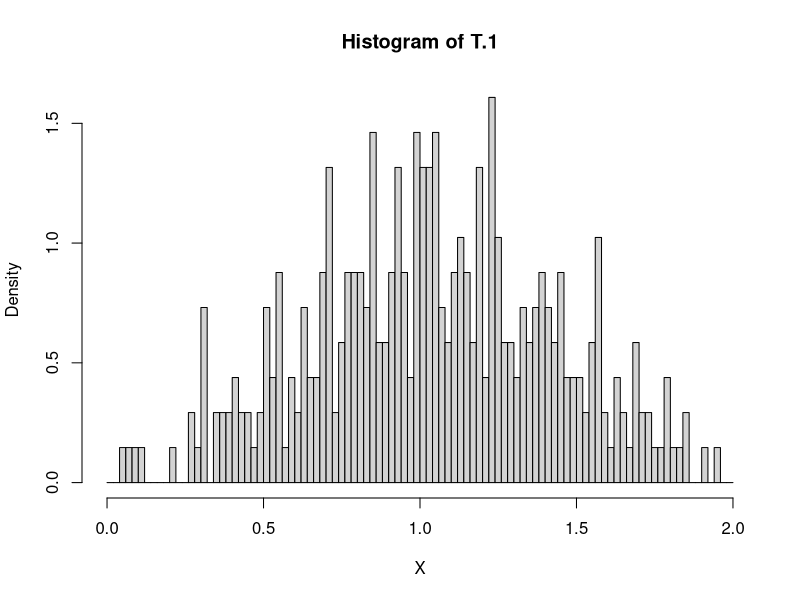
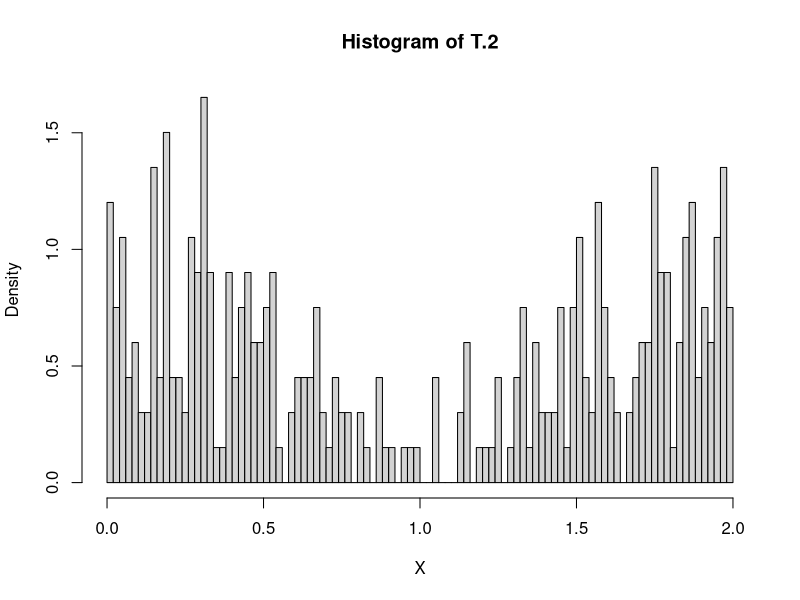

Write the R code that produced these figures, in order.
## ---- chunk 1
sample.x = runif(1000,0,2)
accept = c()
fx <- function(x) {if (x >= 0 && x <= 2) {y <- ifelse(x <=1, x, 2-x)} else {y <- 0}}

# dnorm(sample.x[i],0.5,0.175)
for(i in 1:length(sample.x)){
 U = runif(1, 0, 1)
 if(dunif(sample.x[i], 0, 2)*3*U <= fx(sample.x[i])) {
   accept[i] = 'Y'
 }
 else if(dunif(sample.x[i], 0, 2)*3*U > fx(sample.x[i])) {
  accept[i] = 'N'
 }
}

T.1 = data.frame(sample.x, accept = factor(accept, levels= c('Y','N')))
## ---- chunk 2
sample.x = runif(1000,0,2)
accept = c()
fx <- function(x) {if (x >= 0 && x <= 2) {y <- ifelse(x <=1, 1-x, x-1)} else {y <- 0}}

# dnorm(sample.x[i],0.5,0.175)
for(i in 1:length(sample.x)){
 U = runif(1, 0, 1)
 if(dunif(sample.x[i], 0, 2)*3*U <= fx(sample.x[i])) {
   accept[i] = 'Y'
 }
 else if(dunif(sample.x[i], 0, 2)*3*U > fx(sample.x[i])) {
  accept[i] = 'N'
 }
}

T.2 = data.frame(sample.x, accept = factor(accept, levels= c('Y','N')))
## ---- chunk 3
hist(T.1[,1][T.1$accept=='Y'], breaks = seq(0,2,0.02), freq = FALSE, main = 'Histogram of T.1', xlab = 'X')

hist(T.2[,1][T.2$accept=='Y'], breaks = seq(0,2,0.02), freq = FALSE, main = 'Histogram of T.2', xlab = 'X')
## ---- chunk 4


## ---- chunk 5

